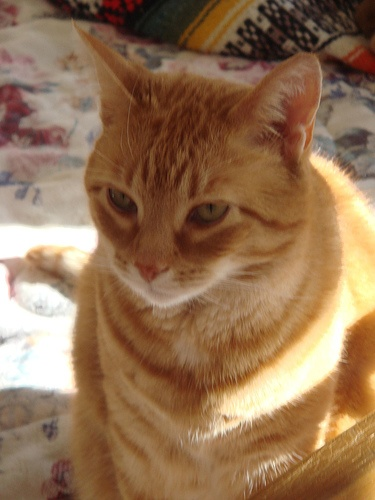
//> input picture data/images/cat.jpg, 375 x 500 px
$ ./tp_image ../../data/images/cat.jpg 3 3 2 100 out.png out.png   (built with g++ and OpenCV 4)
//> lines starting //> are read from the running program, lines starting //| are printed output that depends on the picture; after the words box and inside, x2 and y2 are one past the last pixel; in counts of white or black regions, pixels touching at a corner belong together
### src/tp/meanshift_functions.hpp
#ifndef MEANSHIFT_FUNCTIONS_HPP
#define MEANSHIFT_FUNCTIONS_HPP

#include <opencv2/core.hpp>

// Affiche les arguments de meanshift
void printHelpMeanshift(const std::string& progName);

// Fonction pour évaluer la segumentation
void evaluateSegmentation(const cv::Mat& estimated, const cv::Mat& reference);

// Fonction de qui retourne la moyenne du voisinage d'un point pour meanshift
cv::Vec3b mean(const cv::Mat& image, int x, int y, float hs, float hc);

// Implémentation de l'agotithme de meanshift
void meanshift(cv::Mat& image, float hs, float hc, float epsilon, int kmax);

// Fonction utiliser pour binariser l'image après meanshift
cv::Mat binarise(cv::Mat& mat);

// Fonction pour inverser une image en niveau de gris
void invertImage(cv::Mat& image);

#endif // MEANSHIFT_FUNCTIONS_HPP

### src/tp/kmeans_functions.hpp
#ifndef KMEANS_FUNCTIONS_HPP
#define KMEANS_FUNCTIONS_HPP

#include "ocv_utils.hpp"
#include <opencv2/core.hpp>
#include <opencv2/imgcodecs.hpp>
#include <opencv2/highgui.hpp>
#include <opencv2/imgproc.hpp>
#include <iostream>

using namespace cv;
using namespace std;

// Fonction pour inverser une image en niveau de gris
void invertImage(Mat& image);

// Affiche les arguments de Kmeans
void printHelpKmeans(const string& progName);

// Menu pour inverser l'image segumenté/binarisé
void Menu_To_Invert_Image(Mat& image, const string& window_name);

// Implémentation personnale de l'agorithme des kmeans
void kmeans_perso(const Mat& data, int K, Mat& labels_perso, TermCriteria criteria, Mat& centers_perso);

// Fonction pour évaluer la segumentation
void evaluateSegmentation(const Mat& estimated, const Mat& reference);

#endif // KMEANS_FUNCTIONS_HPP

### src/tp/ocv_utils.hpp
#pragma once

#include <opencv2/core.hpp>

#include <string>

/**
 * @brief Print the information about the matrix (size, channels and type).
 * @param message A message to print before the matrix info: the output is in the format "message: [RxC] ch: #channels type: CV_XXTCY"
 * @param m The matrix.
 */
void printMatInfo(const std::string& message, const cv::Mat& m);

/**
 * @brief Print the information about a matrix with the name given by variable name.
 */
#define PRINT_MAT_INFO(mat) printMatInfo(#mat, mat)

/**
 * @brief Return the matrix type in readable string format
 * @param m The matrix
 * @return A string with the matrix type in string format, e.g. "CV_8UC3"
 */
std::string getMatType(const cv::Mat& m);

### src/tp/meanshift_functions.cpp
#include "ocv_utils.hpp"

#include <opencv2/core.hpp>
#include <opencv2/imgcodecs.hpp>
#include <opencv2/highgui.hpp>
#include <opencv2/imgproc.hpp>
#include <opencv2/imgcodecs.hpp>
#include <iostream>

#include <cstdlib>  // Pour `atof()`

using namespace cv;
using namespace std;

// [4 lines left out: function printHelpMeansift, not called in this run]


Vec3b mean(const Mat& image, int x, int y, float hs,float hc)
{
    int x_debut = max(0, static_cast<int>(x - hs / 2));
    int y_debut = max(0, static_cast<int>(y - hs / 2));
    int x_fin = min(image.rows - 1, static_cast<int>(x + hs / 2));
int y_fin = min(image.cols - 1, static_cast<int>(y + hs / 2));

    Vec3d resultat(0, 0, 0); // Utilisation de Vec3d pour éviter les débordements
    int count = 0;

    for (int l = x_debut; l <= x_fin; l++)
        for (int m = y_debut; m <= y_fin; m++)
        {
            if (norm(Vec3d(image.at<Vec3b>(l, m)) - Vec3d(image.at<Vec3b>(x, y)), NORM_L2) < hc)
            {
                Vec3b pixel = image.at<Vec3b>(l, m);
                resultat[0] += pixel[0];
                resultat[1] += pixel[1];
                resultat[2] += pixel[2];
                count++;
            }
        }

    return (count > 0) ? Vec3b(resultat[0] / count, resultat[1] / count, resultat[2] / count) : image.at<Vec3b>(x, y);
}


void meanshift(Mat& image, float hs, float hc, float epsilon, int kmax)
{
    for (int i = 0; i < image.rows; i++)
    {
        for (int j = 0; j < image.cols; j++)
        {
            Vec3b moy = mean(image, i, j, hs, hc);
            int k = 0;

            while ((norm(image.at<Vec3b>(i, j) - moy, NORM_L2) > epsilon) && (k < kmax))
            {
                image.at<Vec3b>(i, j) = moy;  // Appliquer la nouvelle couleur
                moy = mean(image, i, j, hs, hc);  // Recalcul de la moyenne
                k++;
            }
        }
    }
}

//Fonction utile pour comparer notre segmentation meanshift avec la segmentation binarisé
// Entrée : Image segmenté
// Sortie : Image binarisé
Mat binarise(Mat& mat)
{
    Vec3d moy_binaire(0, 0, 0);

   // Parcourt de l'image pour calculer les intenistés moyennes
    int count = 0;
    for (int i = 0; i < mat.rows; i++)
    {
        for (int j = 0; j < mat.cols; j++)
        {

            Vec3b pixel = mat.at<Vec3b>(i, j);
                moy_binaire[0] += pixel[0];
                moy_binaire[1] += pixel[1];
                moy_binaire[2] += pixel[2];
                count++;
        }
    }

    moy_binaire /= count; // Valeur moyenne des inténsités de l'image (RGB)
    double moy = (moy_binaire[0] + moy_binaire[1] + moy_binaire[2])/3; // Valeur moyenne des inténsités de l'image R+G+B
    Mat copy = mat.clone();

        for (int i = 0; i < mat.rows; i++)
    {
        for (int j = 0; j < mat.cols; j++)
        {
            Vec3d point = mat.at<Vec3b>(i, j);
            double intensity = (point[0] + point[1] + point[2])/3;
            if ( intensity < moy)

                copy.at<Vec3b>(i,j) = Vec3b(0,0,0);

            else

                copy.at<Vec3b>(i,j) = Vec3b(255,255,255);

        }
    }
    return (copy);
}

// [52 lines of commented-out code are left out]

### src/tp/kmeans_functions.cpp
#include "ocv_utils.hpp"

#include <opencv2/core.hpp>
#include <opencv2/imgcodecs.hpp>
#include <opencv2/highgui.hpp>
#include <opencv2/imgproc.hpp>
#include <opencv2/imgcodecs.hpp>
#include <iostream>

using namespace cv;
using namespace std;

/* Function  */

// Function to invert a grayscale image
// [37 lines left out: functions invertImage, printHelpKmeans, Menu_To_Invert_Image, not called in this run]


// Implémentation personnalisée de l'algorithme k-means
void kmeans_perso(const Mat& data, int K, Mat& labels_perso, TermCriteria criteria, Mat& centers_perso)
{

/*
  data: image d'entrée
  K: nombre de clusters
  labels_perso: matrice d'étiquettes des clusters pour chaque point
  criteria: critère d'arrêt (nombre max d'itérations ou seuil de convergence)
  centers_perso: matrice contenant les centres des clusters
*/

    // Nombre de points et dimensions des données
    int N = data.rows;  // Nombre de lignes de pixels de l'image
    int M = data.cols; // Nombre de colonnes de pixels de l'image

    // Initialisation des structures de données
    labels_perso.create(N, 1, CV_32S);        // Initialise une matrice de N x 1 avec des entiers (CV_32S), qui stockera l'étiquette du cluster de chaque point.
    centers_perso.create(K, M, data.type());   //  Initialise une matrice de K x M, où chaque ligne représente un centre de cluster.


    // Initialisation aléatoire des centres
    randu(centers_perso, Scalar::all(0), Scalar::all(255)); // Remplit les centres avec des valeurs aléatoires entre 0 et 255


    //Mat oldLabels, dists;

    // Boucle principale de k-means, s'arrête après criteria.maxCount itérations
    for (int iter = 0; iter < criteria.maxCount; ++iter) {

        // Étape 1 : Attribution des étiquettes aux points en fonction du centre le plus proche
        for (int i = 0; i < N; ++i) {
            double minDist = DBL_MAX; // Distance minimale initialisée à l'infini
            int label_cluster = 0;  // Étiquette du cluster

            // Recherche du centre le plus proche
            for (int j = 0; j < K; ++j) {
                double dist = norm(data.row(i), centers_perso.row(j), NORM_L2); // Distance euclidienne
                if (dist < minDist) {
                    minDist = dist;
                    label_cluster = j;
                }
            }
            labels_perso.at<int>(i) = label_cluster; // Affectation de l'étiquette
        }

        // Étape 2 : On recalcule les centres des clusters
        Mat newCenters = Mat::zeros(K, M, data.type()); // Stocke les nouveaux centres
        Mat counts = Mat::zeros(K, 1, CV_32S); // Compte le nombre de points par cluster

        for (int i = 0; i < N; ++i) {
            int label = labels_perso.at<int>(i);
            newCenters.row(label) += data.row(i); // Ajout du point au cluster correspondant
            counts.at<int>(label)++; // Incrémentation du compteur
        }

        // Moyennage des centres (on évite la division par 0)
        for (int j = 0; j < K; ++j) {
            if (counts.at<int>(j) > 0) {
                newCenters.row(j) /= counts.at<int>(j); // Moyenne des points du cluster
            }
        }

        // Étape 3 : Vérification de la convergence (distance entre anciens et nouveaux centres)
        if (norm(newCenters - centers_perso, NORM_L2) < criteria.epsilon) {
            break; // Arrêt si les centres ne bougent presque plus
        }

        // Mise à jour des centres
        newCenters.copyTo(centers_perso);
    }
}


// [42 lines left out: function evaluateSegmentation, not called in this run]

### src/tp/tp_image.cpp
#include "ocv_utils.hpp"
#include "kmeans_functions.hpp"
#include "meanshift_functions.hpp"

#include <opencv2/core.hpp>
#include <opencv2/imgcodecs.hpp>
#include <opencv2/highgui.hpp>
#include <opencv2/imgproc.hpp>

#include <iostream>
#include <cstdlib>  // Pour `atof()`

using namespace cv;
using namespace std;

// [22 lines of commented-out code are left out]

int main(int argc, char** argv)
{
    if (argc < 7 || argc > 9) {
        cerr << "Usage: " << argv[0] << " <image_file> <hs> <hc> <epsilon> <kmax> <output_kmeans> <output_meanshift> [ground_truth]" << endl;
        return EXIT_FAILURE;
    }

    // Chargement des paramètres
    const string imageFilename = argv[1];
    const int hs = stoi(argv[2]);
    const int hc = stoi(argv[3]);
    const float eps = atof(argv[4]);
    const int kmax = stoi(argv[5]);

    // Gestion des fichiers de sortie
    const string outputKMeansFilename = (argc >= 7) ? string(argv[6]) : "segmented_kmeans.jpg";
    const string outputMeanShiftFilename = (argc >= 8) ? string(argv[7]) : "segmented_meanshift.jpg";
    const string groundTruthFilename = (argc == 9) ? string(argv[8]) : "Image reference";

    // Chargement des images
    Mat image = imread(imageFilename, IMREAD_COLOR);
//> image is the input picture: 500 rows x 375 cols, CV_8UC3; mean B, G, R 82.7, 113.1, 146.6
    if (image.empty())
    {
        cerr << "Error: Could not load the image!" << endl;
        return EXIT_FAILURE;
    }
    // Vérifier si une image de référence est fournie
    Mat reference_image;
    if (groundTruthFilename != "Image reference")
    {
        reference_image = imread(groundTruthFilename, IMREAD_GRAYSCALE);
        if (reference_image.empty()) {
        cerr << "Error: Could not load ground truth image!" << endl;
    }
    }


    // Debugging info
    cout << "Processing Image: " << imageFilename << endl;
    cout << "Using hs: " << hs << ", hc: " << hc << ", epsilon: " << eps << ", kmax: " << kmax << endl;
    cout << "Output KMeans: " << outputKMeansFilename << endl;
    cout << "Output MeanShift: " << outputMeanShiftFilename << endl;

    // Copie de l'image pour les deux méthodes
    Mat clone_kmeans = image.clone();
    Mat clone_meanshift = image.clone();

    // Appliquer KMeans personnalisé
    cout << "Applying kmeans_perso..." << endl;
    Mat image_float;
    image.convertTo(image_float, CV_32F);
    Mat image_1D = image_float.reshape(1, image_float.rows * image_float.cols);

    Mat labels_perso, centers_perso;
    TermCriteria criteria(TermCriteria::EPS + TermCriteria::MAX_ITER, 100, 0.2);
    //kmeans(image_1D, 2, labels_perso, criteria, 2, KMEANS_RANDOM_CENTERS, centers_perso);
    kmeans_perso(image_1D, 2, labels_perso, criteria, centers_perso);
//> the loop in kmeans_perso, `for (int iter = 0; iter < criteria.maxCount; ++iter)` made 9 passes
//> centers_perso = [[60.01, 90.44, 127.9], [184.3, 214.5, 230.2]]


    labels_perso = labels_perso * 255 / 1; // Normalisation (K=2)
    Mat segmented_kmeans = labels_perso.reshape(1, image.rows);
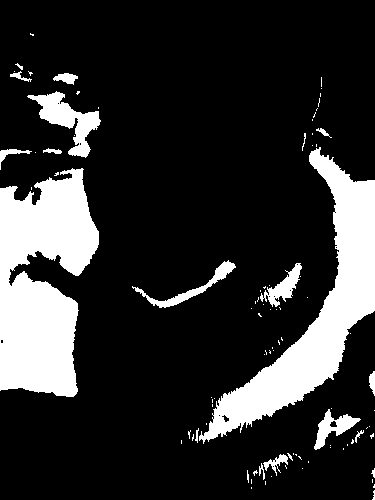
//> segmented_kmeans: 500 rows x 375 cols, CV_32SC1; 18.3% white; 93 white regions (74 under 20 px), largest, box (x1, y1, x2, y2) and area: (0, 168, 99, 397) 15614, (199, 147, 375, 444) 13404, (27, 91, 101, 158) 1765
    segmented_kmeans.convertTo(segmented_kmeans, CV_8U);

    // Appliquer MeanShift
    cout << "Applying meanshift..." << endl;
    meanshift(clone_meanshift, hs, hc, eps, kmax);
//> after the loop in meanshift, `for (int i = 0; i < image.rows; i++)`: image: 500 rows x 375 cols, CV_8UC3; 1.6% of pixels changed, all inside (x1, y1, x2, y2) = (1, 0, 375, 500)

    // Binarisation des résultats
    Mat binarised_meanshift = binarise(clone_meanshift);
//> the loop in binarise, `for (int i = 0; i < mat.rows; i++)` made 500 passes
//> count on passes 1 to 3: 375, 750, 1125
//> after the loop in binarise, `for (int i = 0; i < mat.rows; i++)`: count = 187500
//> in binarise, `moy_binaire /= count;`: moy_binaire = [82.67, 113, 146.5]
//> in binarise, `double moy = (moy_binaire[0] + moy_binaire[1] + moy_binaire[2])/3;`: moy = 114.1
//> after the loop in binarise, `for (int i = 0; i < mat.rows; i++)`:
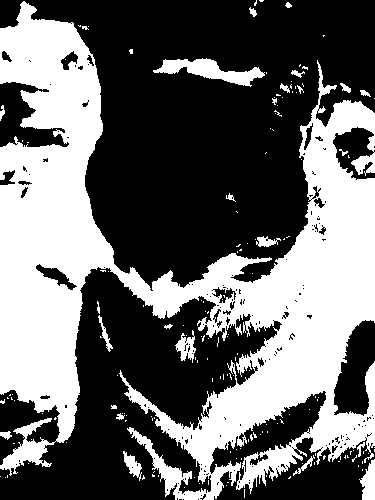
//> copy: 500 rows x 375 cols, CV_8UC3; 40.8% white; 167 white regions (142 under 20 px), largest, box (x1, y1, x2, y2) and area: (0, 1, 375, 500) 72669, (153, 58, 265, 87) 1341, (359, 459, 375, 500) 426

    // Affichage des résultats
    imshow("Original Image", image);
//> (the run ends here: the program stops with an error, at `imshow("Reference Image for segumentation", reference_image);`)

$ run again, on data/images/HappyFish.png
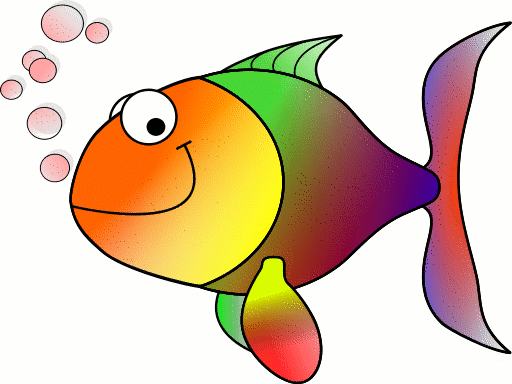
//> input picture data/images/HappyFish.png, 512 x 384 px
//> image is the input picture: 384 rows x 512 cols, CV_8UC3; mean B, G, R 170.3, 197.1, 219.8
//> the loop in kmeans_perso, `for (int iter = 0; iter < criteria.maxCount; ++iter)` made 4 passes
//> `kmeans_perso(image_1D, 2, labels_perso, criteria, centers_perso);`: centers_perso = [[55.41, 117, 171.9], [249.3, 252.7, 252.8]]
//> `Mat segmented_kmeans = labels_perso.reshape(1, image.rows);`:
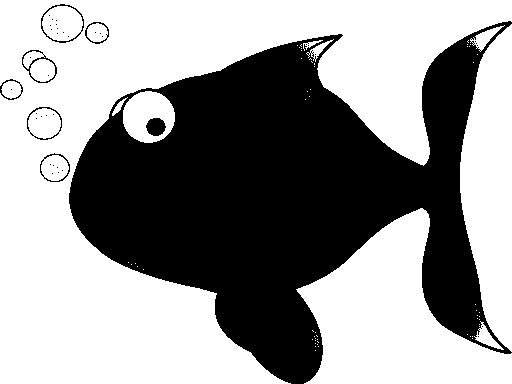
//> segmented_kmeans: 384 rows x 512 cols, CV_32SC1; 59.2% white; 43 black regions (35 under 20 px), largest, box (x1, y1, x2, y2) and area: (69, 21, 512, 384) 79012, (146, 118, 166, 136) 274, (22, 50, 57, 83) 180
//> the loop in binarise, `for (int i = 0; i < mat.rows; i++)` made 384 passes
//> count on passes 1 to 3: 512, 1024, 1536
//> after the loop in binarise, `for (int i = 0; i < mat.rows; i++)`: count = 196608
//> moy_binaire = [170.3, 197.1, 219.8]
//> moy = 195.8
//> after the loop in binarise, `for (int i = 0; i < mat.rows; i++)`:
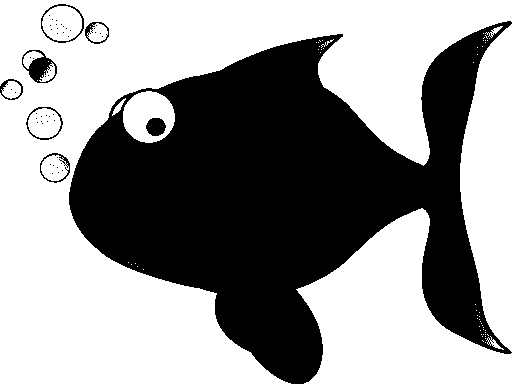
//> copy: 384 rows x 512 cols, CV_8UC3; 58.5% white; 53 black regions (45 under 20 px), largest, box (x1, y1, x2, y2) and area: (69, 21, 512, 384) 79855, (22, 50, 57, 83) 503, (146, 118, 166, 136) 280
